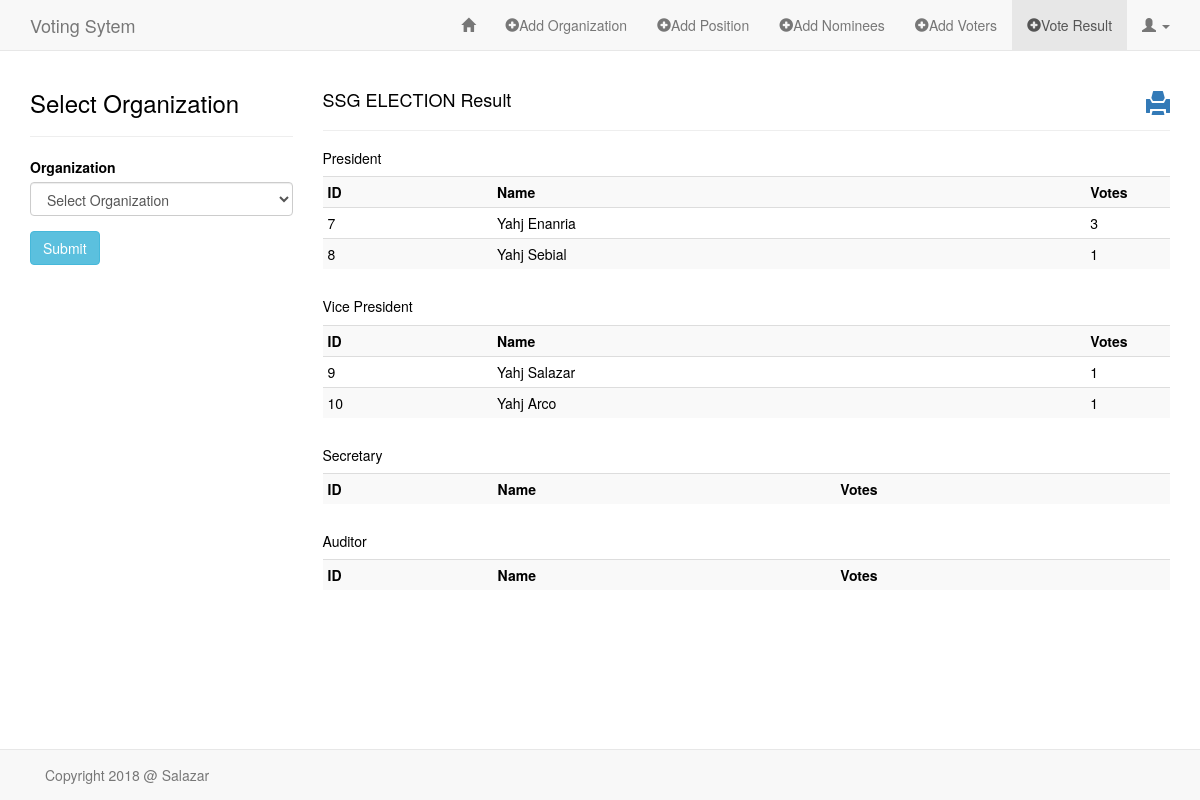
The page /sandbox/vote_result.php?organization=SSG ELECTION (signed in) on the database its author committed.
### tables this page shows
CREATE TABLE `positions` (
  `id` int(11) NOT NULL,
  `org` varchar(60) NOT NULL,
  `pos` varchar(60) NOT NULL
);

CREATE TABLE `nominees` (
  `id` int(11) NOT NULL,
  `org` varchar(60) NOT NULL,
  `pos` varchar(60) NOT NULL,
  `name` varchar(60) NOT NULL,
  `course` varchar(60) NOT NULL,
  `year` varchar(3) NOT NULL,
  `stud_id` varchar(60) NOT NULL
);

### sandbox/classes/Organization.php (called while the page is built, shortened)
<?php
class Organization
{
    public function READ_ORG() {
        global $db;
        $sql = "SELECT * FROM organization";
        if(!$stmt = $db->prepare($sql)) {
            echo $stmt->error;
        } else {
            $stmt->execute();
            $result = $stmt->get_result();
        }
        return $result;
    }
}

### sandbox/classes/Position.php (called while the page is built, shortened)
<?php
class Position
{
    public function READ_POS_BY_ORG($org) {
        global $db;
        $sql = "SELECT *
                FROM positions
                WHERE org = ?";
        if(!$stmt = $db->prepare($sql)) {
            echo $stmt->error;
        } else {
            $stmt->bind_param("s", $org);
            $stmt->execute();
            $result = $stmt->get_result();
        }
        return $result;
    }
}

### sandbox/classes/Nominees.php (called while the page is built, shortened)
<?php
class Nominees
{
    public function READ_NOM_BY_ORG_POS($org, $pos) {
        global $db;
        $sql = "SELECT *
                FROM nominees
                WHERE nominees.org = ?
                AND nominees.pos = ?";
        if(!$stmt = $db->prepare($sql)) {
            echo $stmt->error;
        } else {
            $stmt->bind_param("ss", $org, $pos);
            $stmt->execute();
            $result = $stmt->get_result();
        }
        return $result;
    }
    public function COUNT_VOTES($candidate_id) {
        global $db;
        $sql = "SELECT candidate_id
                FROM votes
                WHERE candidate_id = ?";
        if(!$stmt = $db->prepare($sql)) {
            echo $stmt->error;
        } else {
            $stmt->bind_param("i", $candidate_id);
            $stmt->execute();
            $result = $stmt->get_result();
        }
        return $result;
    }
}

### sandbox/vote_result.php (the view, shortened to what this page needs)
<?php
require("../config/db.php");
require("classes/Organization.php");
require("classes/Position.php");
require("classes/Nominees.php");
?>
<!DOCTYPE HTML>
<html lang="en-US">
<head>
    <link rel="stylesheet" href="../assets/css/bootstrap.min.css">
    <link rel="stylesheet" href="../assets/css/style_admin.css">
</head>
<body>
<nav class="navbar navbar-default navbar-fixed-top" role="navigation">
    <div class="container">
        <div class="navbar-header">
            <a class="navbar-brand" href="index.php">Voting Sytem</a>
        </div>
        <div class="collapse navbar-collapse" id="bs-example-navbar-collapse-1">
            <ul class="nav navbar-nav navbar-right">
                <li><a href="admin_page.php"><span class="glyphicon glyphicon-home"></span></a></li>
                <li><a href="add_org.php"><span class="glyphicon glyphicon-plus-sign"></span>Add Organization</a></li>
                <li><a href="add_pos.php"><span class="glyphicon glyphicon-plus-sign"></span>Add Position</a></li>
                <li><a href="add_nominees.php"><span class="glyphicon glyphicon-plus-sign"></span>Add Nominees</a></li>
                <li><a href="add_voters.php"><span class="glyphicon glyphicon-plus-sign"></span>Add Voters</a></li>
                <li class="active"><a href="vote_result.php"><span class="glyphicon glyphicon-plus-sign"></span>Vote Result</a></li>
                <li class="dropdown">
                    <a href="#" class="dropdown-toggle" data-toggle="dropdown" role="button" aria-haspopup="true" aria-expanded="false"><span class="glyphicon glyphicon-user"></span> <span class="caret"></span></a>
                </li>
            </ul>
        </div>
    </div>
</nav>
<?php
$readOrg = new Organization();
$rtnReadOrg = $readOrg->READ_ORG();
?>
<div class="container">
    <div class="row">
        <?php if($rtnReadOrg) { ?>
        <div class="col-md-3">
            <h3>Select Organization</h3><hr>
            <form action="<?php $_SERVER['PHP_SELF']; ?>" method="GET" role="form">
                <div class="form-group">
                    <label for="organization">Organization</label>
                    <select name="organization" class="form-control">
                        <option value="">Select Organization</option>
                    </select>
                </div>
                <button type="submit" name="submit" class="btn btn-info">Submit</button>
            </form>
        </div>
        <?php }  ?>
        <div class="col-md-9">
            <?php
            if(!isset($_GET['organization'])) {
                echo "<div class='alert alert-warning'>Please select organization and click submit to show vote result.</div>";
            } else {
            $org = trim($_GET['organization']);
            ?>
                <a href="http://localhost/voting_system/sandbox/print_result.php?organization=<?php echo $org; ?>"><h3><span class="glyphicon glyphicon-print pull-right"></h3></span> </a>
                <h4><?php echo $org; ?> Result</h4>
                <hr>
                <?php
                $readPos = new Position();
                $rtnReadPos = $readPos->READ_POS_BY_ORG($org);
                ?>
                <?php if($rtnReadPos) { ?>
                    <?php while($rowPos = $rtnReadPos->fetch_assoc()) { ?>
                    <h5><?php echo $rowPos['pos']; ?></h5>
                        <?php
                        $readNomOrgPos = new Nominees();
                        $rtnReadNomOrgPos = $readNomOrgPos->READ_NOM_BY_ORG_POS($org, $rowPos['pos']);
                        ?>
                        <div class="table-responsive">
                            <?php if($rtnReadNomOrgPos) { ?>
                            <table class="table table-condensed table-striped">
                                <tr>
                                    <th>ID</th>
                                    <th>Name</th>
                                    <th>Votes</th>
                                </tr>
                                <?php while($rowCountVotes = $rtnReadNomOrgPos->fetch_assoc()) { ?>
                                    <?php
                                    $countVotes = new Nominees();
                                    $rtnCountVotes = $countVotes->COUNT_VOTES($rowCountVotes['id'])
                                    ?>
                                    <tr>
                                        <td style="width: 20%;"><?php echo $rowCountVotes['id']; ?></td>
                                        <td style="width: 70%;"><?php echo $rowCountVotes['name']; ?></td>
                                        <td style="width: 10%;"><?php echo $rtnCountVotes->num_rows; ?></td>
                                    </tr>
                                <?php }  ?>
                            </table>
                            <?php $rtnReadNomOrgPos->free(); }  ?>
                        </div>
                    <?php }  ?>
                <?php $rtnReadPos->free(); }  ?>
            <?php }  ?>
        </div>
    </div>
</div>
<nav class="navbar navbar-default navbar-fixed-bottom" role="navigation">
    <div class="container">
        <div class="navbar-text pull-left">
           Copyright 2018 @ Salazar
        </div>
    </div>
</nav>
</body>
</html>

### assets/css/style_admin.css (style rules this page uses)
body { color: black; margin-top: 70px; margin-bottom: 70px; background-color: white; }

### rows shown on the page
positions: pos "President"
nominees: id "7", name "Yahj Enanria", num_rows "3"
nominees: id "8", name "Yahj Sebial", num_rows "1"
positions: pos "Vice President"
nominees: id "9", name "Yahj Salazar", num_rows "1"
nominees: id "10", name "Yahj Arco", num_rows "1"
positions: pos "Secretary"
positions: pos "Auditor"

### other values the page prints
$org "SSG ELECTION"
